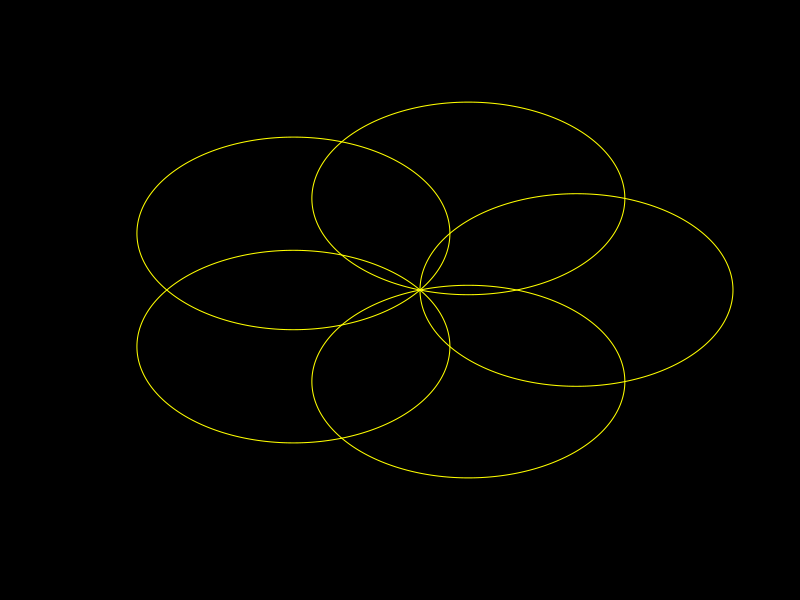

The R script that drew this image:
# criado a partir de medita.R 
# limpa arquivo
# problema: lembra um pênis

# svg("medita-2023-05-11.svg")
par(bg='black')

# circulo (de memória)
t=(0:628)/100
scalex=10;
scaley=10;
x0=0;
y0=0;
x = scalex*cos(t)+x0;
y = scaley*sin(t)+y0;
plot(x,y, col='black', bg='black', type='line');

# circulo (de memória)
t=(0:628)/100
scalex=5;
scaley=5;
x0=5*cos(0);
y0=5*sin(0);
x = scalex*cos(t)+x0;
y = scaley*sin(t)+y0;
lines(x,y, col='yellow', bg='black', type='line');

# circulo (de memória)
t=(0:628)/100
scalex=5;
scaley=5;
x0=5*cos(2*pi/5);
y0=5*sin(2*pi/5);
x = scalex*cos(t)+x0;
y = scaley*sin(t)+y0;
lines(x,y, col='yellow', bg='black', type='line');

# circulo (de memória)
t=(0:628)/100
scalex=5;
scaley=5;
x0=5*cos(4*pi/5);
y0=5*sin(4*pi/5);
x = scalex*cos(t)+x0;
y = scaley*sin(t)+y0;
lines(x,y, col='yellow', bg='black', type='line');

# circulo (de memória)
t=(0:628)/100
scalex=5;
scaley=5;
x0=5*cos(6*pi/5);
y0=5*sin(6*pi/5);
x = scalex*cos(t)+x0;
y = scaley*sin(t)+y0;
lines(x,y, col='yellow', bg='black', type='line');

# circulo (de memória)
t=(0:628)/100
scalex=5;
scaley=5;
x0=5*cos(8*pi/5);
y0=5*sin(8*pi/5);
x = scalex*cos(t)+x0;
y = scaley*sin(t)+y0;
lines(x,y, col='yellow', bg='black', type='line');

# dev.off()

